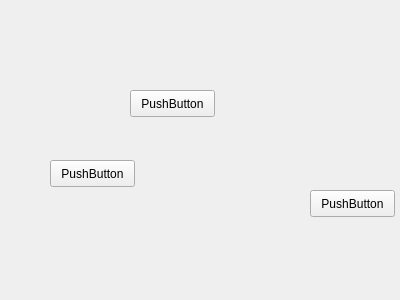
<?xml version="1.0" encoding="UTF-8"?>
<ui version="4.0">
 <class>Form</class>
 <widget class="QWidget" name="Form">
  <property name="geometry">
   <rect>
    <x>0</x>
    <y>0</y>
    <width>400</width>
    <height>300</height>
   </rect>
  </property>
  <property name="windowTitle">
   <string>Form</string>
  </property>
  <widget class="QPushButton" name="pushButton">
   <property name="geometry">
    <rect>
     <x>130</x>
     <y>90</y>
     <width>85</width>
     <height>27</height>
    </rect>
   </property>
   <property name="text">
    <string>PushButton</string>
   </property>
  </widget>
  <widget class="QPushButton" name="pushButton_2">
   <property name="geometry">
    <rect>
     <x>310</x>
     <y>190</y>
     <width>85</width>
     <height>27</height>
    </rect>
   </property>
   <property name="text">
    <string>PushButton</string>
   </property>
  </widget>
  <widget class="QPushButton" name="pushButton_3">
   <property name="geometry">
    <rect>
     <x>50</x>
     <y>160</y>
     <width>85</width>
     <height>27</height>
    </rect>
   </property>
   <property name="text">
    <string>PushButton</string>
   </property>
  </widget>
 </widget>
 <resources/>
 <connections/>
</ui>
